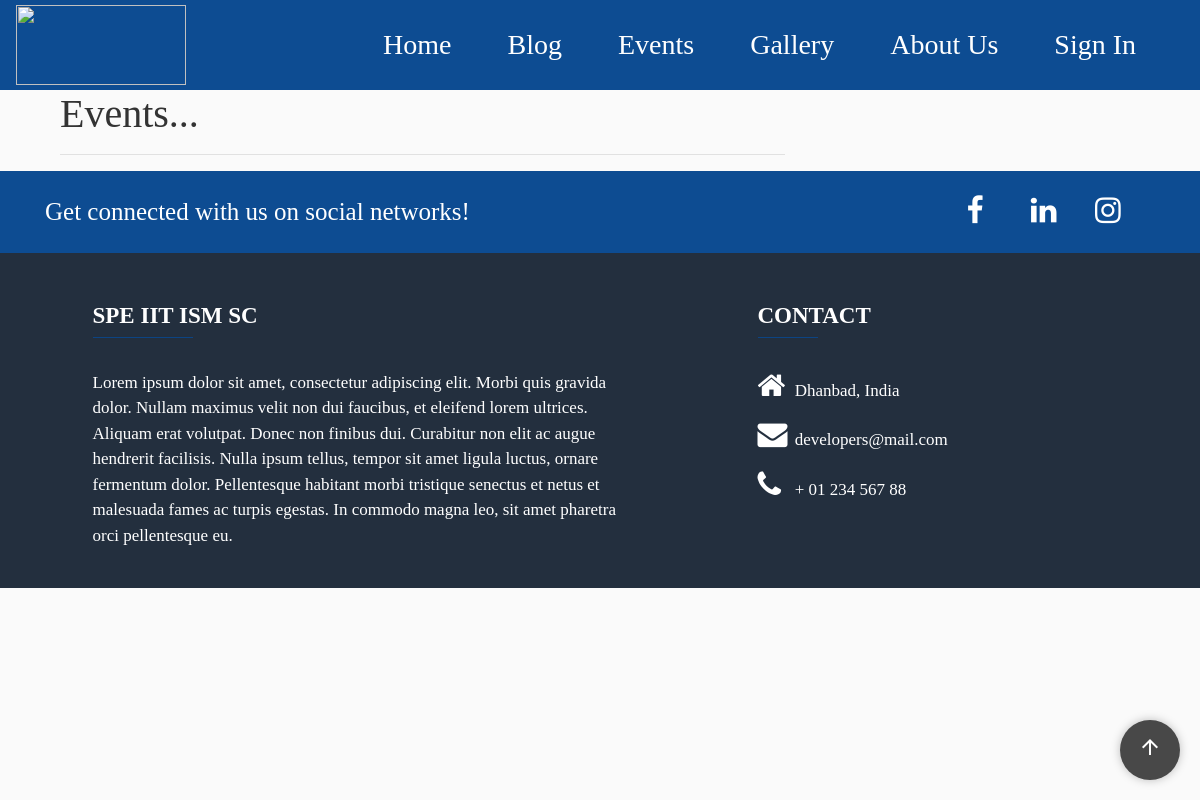
Page /Events/ on the earlier database version.
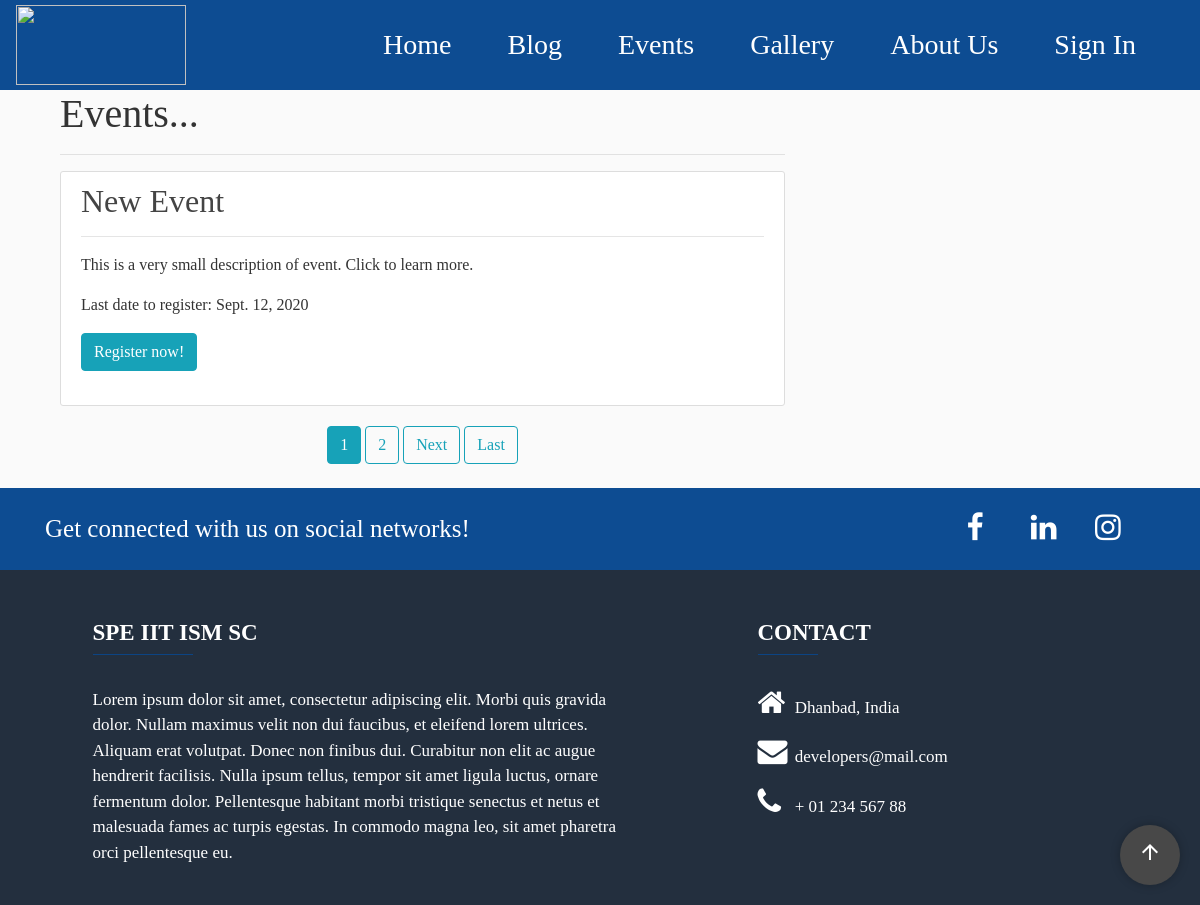
Same page on the later database version.
### events/models.py (models this page shows, shortened)
class Events(models.Model):
    title = models.CharField(max_length=300)
    description = models.CharField(max_length=300)
    reg_date = models.DateField()
    content = models.TextField()
    image = models.ImageField(upload_to='event_poster')

### events/views.py (the view)
# urls.py: path('', EventListView.as_view(), name='events-home'),
class EventListView(ListView):
    model = Events
    template_name = 'events/home.html'
    context_object_name = 'events'
    order_by = ['-reg_date']
    paginate_by = 1
    def get_queryset(self):
        return Events.objects.order_by('-id')

### events/templates/events/home.html (shortened to what this page needs)
{% extends "pages/base.html" %}
{% load static %}
{% block content-blog %}
<link rel="stylesheet" type="text/css" href="{% static 'blog/blog-main.css' %}">
{% endblock content-blog %}
{%block content%}
<div class="col-md-8" style="padding-left: 5%;">
    <h1>Events...</h1>
    <hr>
    {% for event in events %}
        <article class="media content-section">
            <div class="media-body">
            <h2><a class="article-title" href="{% url 'events-detail' event.id %}">{{ event.title }}</a></h2>
            <hr>
            <p class="article-content">{{ event.description }}</p>
            <p class="article-content">Last date to register: {{ event.reg_date }}</p>
            <a class="btn btn-info mb-4" href="#">Register now!</a>
        </article>
    {% endfor %}
<div style = "text-align:center;">
    {% if is_paginated %}
        {% for num in page_obj.paginator.page_range %}
            {% if page_obj.number == num %}
                <a class="btn btn-info mb-4" href="?page={{ num }}">{{num}}</a>
            {% elif num > page_obj.number|add:'-2' and num < page_obj.number|add:'2' %}
                <a class="btn btn-outline-info mb-4" href="?page={{ num }}">{{num}}</a>
            {% endif %}
        {% endfor %}
        {% if page_obj.has_next %}
            <a class="btn btn-outline-info mb-4" href="?page={{page_obj.next_page_number}}">Next</a>
            <a class="btn btn-outline-info mb-4" href="?page={{ page_obj.paginator.num_pages }}">Last</a>
        {% endif %}
    {% endif %}
    </div>
</div>
{% endblock content %}

Differences in the rows shown:
added Events: title "New Event", description "This is a very small description of event. Click to learn more.", reg_date "Sept. 12, 2020"
Other differences:
new list line: "1"
new list line: "2"
text now shown: "Next Last"
